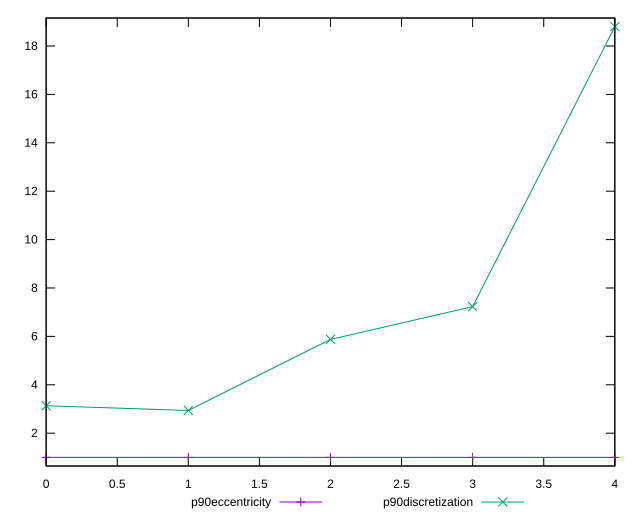

gnuplot code for this plot:
reset

$p90Eccentricity <<EOF
0 0.9999999999999994
1 1.0000000000000002
2 0.9999999999999979
3 0.9999999999999989
4 1
EOF

$p90Discretization <<EOF
0 3.1333333333333333
1 2.9375
2 5.875
3 7.230769230769231
4 18.8
EOF

set key outside below
set xrange [0:4]
set yrange [0.6439999999999978:19.156000000000002]
set trange [0.6439999999999978:19.156000000000002]
set terminal svg size 640, 520 enhanced background rgb 'white'
set output "report_00017_2021-02-10T15-08-03.406Z/unused-javascript/progression/eccentricity.svg"

plot $p90Eccentricity title "p90eccentricity" with linespoints, \
     $p90Discretization title "p90discretization" with linespoints

reset
